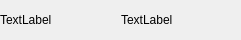
<?xml version="1.0" encoding="UTF-8"?>
<ui version="4.0">
 <class>VoicePlayer</class>
 <widget class="QWidget" name="VoicePlayer">
  <property name="geometry">
   <rect>
    <x>0</x>
    <y>0</y>
    <width>241</width>
    <height>40</height>
   </rect>
  </property>
  <property name="minimumSize">
   <size>
    <width>100</width>
    <height>40</height>
   </size>
  </property>
  <property name="windowTitle">
   <string>Form</string>
  </property>
  <layout class="QHBoxLayout" name="horizontalLayout_2">
   <property name="spacing">
    <number>0</number>
   </property>
   <property name="leftMargin">
    <number>0</number>
   </property>
   <property name="topMargin">
    <number>0</number>
   </property>
   <property name="rightMargin">
    <number>0</number>
   </property>
   <property name="bottomMargin">
    <number>0</number>
   </property>
   <item>
    <widget class="QWidget" name="widget" native="true">
     <layout class="QHBoxLayout" name="horizontalLayout">
      <property name="spacing">
       <number>0</number>
      </property>
      <property name="leftMargin">
       <number>0</number>
      </property>
      <property name="topMargin">
       <number>0</number>
      </property>
      <property name="rightMargin">
       <number>0</number>
      </property>
      <property name="bottomMargin">
       <number>0</number>
      </property>
      <item>
       <widget class="QLabel" name="label">
        <property name="text">
         <string>TextLabel</string>
        </property>
       </widget>
      </item>
      <item>
       <widget class="QLabel" name="label_2">
        <property name="text">
         <string>TextLabel</string>
        </property>
       </widget>
      </item>
     </layout>
    </widget>
   </item>
  </layout>
 </widget>
 <resources/>
 <connections/>
</ui>
